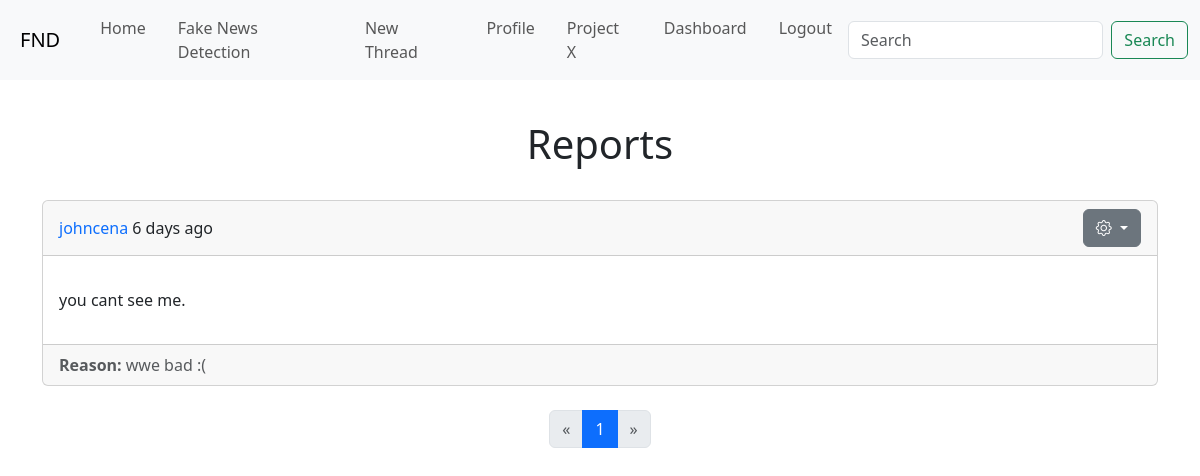
Screenshot of /admin/reports (signed in) with the database file from the repository.
### app/models.py (models this page shows, shortened)
class Report(db.Model):
    id: so.Mapped[int] = so.mapped_column(primary_key=True)
    reason: so.Mapped[str] = so.mapped_column(sa.String(1_000))
    post_id: so.Mapped[int] = so.mapped_column(sa.ForeignKey(Post.id, ondelete='CASCADE'), index=True)
    post: so.Mapped[Post] = so.relationship('Post', back_populates='reports')

class User(UserMixin, db.Model):
    id: so.Mapped[int] = so.mapped_column(primary_key=True)
    username: so.Mapped[str] = so.mapped_column(sa.String(64), index=True, unique=True)
    email: so.Mapped[str] = so.mapped_column(sa.String(120), index=True, unique=True)
    password_hash: so.Mapped[Optional[str]] = so.mapped_column(sa.String(256))
    about_me: so.Mapped[Optional[str]] = so.mapped_column(sa.String(140))
    last_seen: so.Mapped[Optional[datetime]] = so.mapped_column(sa.DateTime(),
                                                                default=lambda: datetime.now(timezone.utc))
    joined: so.Mapped[datetime] = so.mapped_column(sa.DateTime(), default=lambda: datetime.now(timezone.utc))
    admin: so.Mapped[bool] = so.mapped_column(sa.Boolean(), default=False)
    posts: so.WriteOnlyMapped['Post'] = so.relationship('Post',
                                                        back_populates='author',
                                                        passive_deletes=True)
    threads: so.WriteOnlyMapped['Thread'] = so.relationship('Thread',
                                                            back_populates='user',
                                                            passive_deletes=True)

class Post(db.Model):
    id: so.Mapped[int] = so.mapped_column(primary_key=True)
    body: so.Mapped[str] = so.mapped_column(sa.String(1_000))
    body_raw: so.Mapped[str] = so.mapped_column(sa.String(1_000))
    timestamp: so.Mapped[datetime] = so.mapped_column(sa.DateTime(), index=True,
                                                      default=lambda: datetime.now(timezone.utc))
    user_id: so.Mapped[int] = so.mapped_column(sa.ForeignKey(User.id, ondelete='CASCADE'), index=True)
    thread_id: so.Mapped[int] = so.mapped_column(sa.ForeignKey(Thread.id, ondelete='CASCADE'), index=True)
    author: so.Mapped[User] = so.relationship('User', back_populates='posts')
    thread: so.Mapped[Thread] = so.relationship('Thread', back_populates='posts')
    reports: so.WriteOnlyMapped['Report'] = so.relationship('Report',
                                                            back_populates='post',
                                                            passive_deletes=True)

### app/admin/routes.py (the view)
@bp.route('/reports')
@admin_required
@login_required
def reports():
    page = request.args.get('page', 1, type=int)
    query = sa.select(Report)
    page = db.paginate(query, page=page, per_page=current_app.config['REPORTS_PER_PAGE'], error_out=True)
    return render_template("admin/reports.html", title='Reports', page=page)

### app/admin/routes.py (called while the page is built)
def admin_required(f):
    @wraps(f)
    def wrap(*args, **kwargs):
        if current_user.is_authenticated and current_user.admin:
            return f(*args, **kwargs)
        else:
            flash('You need to be an admin to view this page.')
            return redirect(url_for('main.index'))
    return wrap

### app/models.py (called while the page is built)
@login.user_loader
def load_user(id):
    return db.session.get(User, int(id))

### app/templates/admin/reports.html (shortened to what this page needs)
{% extends "base.html" %}
{% from "macros.html" import thread_table, page_nav with context %}
{% block content %}
    <h1 class="text-center p-4">Reports</h1>
    {% for report in page.items %}
        <div class="card">
            <div class="card-header d-flex justify-content-between align-items-center">
                <span>
                <a class="text-decoration-none"
                   href="{{ url_for('main.user', username=report.post.author.username) }}">{{ report.post.author.username }}
                </a> {{ moment(report.post.timestamp).fromNow() }}
                </span>
                <div class="dropdown">
                    <button class="btn btn-secondary dropdown-toggle" type="button" data-bs-toggle="dropdown"
                            aria-expanded="false">
                        <i class="bi bi-gear"></i>
                    </button>
                </div>
            </div>
            <div class="card-body">
                <p>{{ report.post.body | safe }}</p>
            </div>
            <div class="card-footer text-body-secondary">
                <strong>Reason:</strong> {{ report.reason }}
            </div>
        </div>
    {% endfor %}
    <br/>
    {{ page_nav(page, 'admin.reports') }}
{% endblock %}

### rows the page displays
Report: post.author.username "johncena", post.body "you cant see me.", reason "wwe bad :("
Post: timestamp "6 days ago"

### other values shown
{{ number }} "1"
